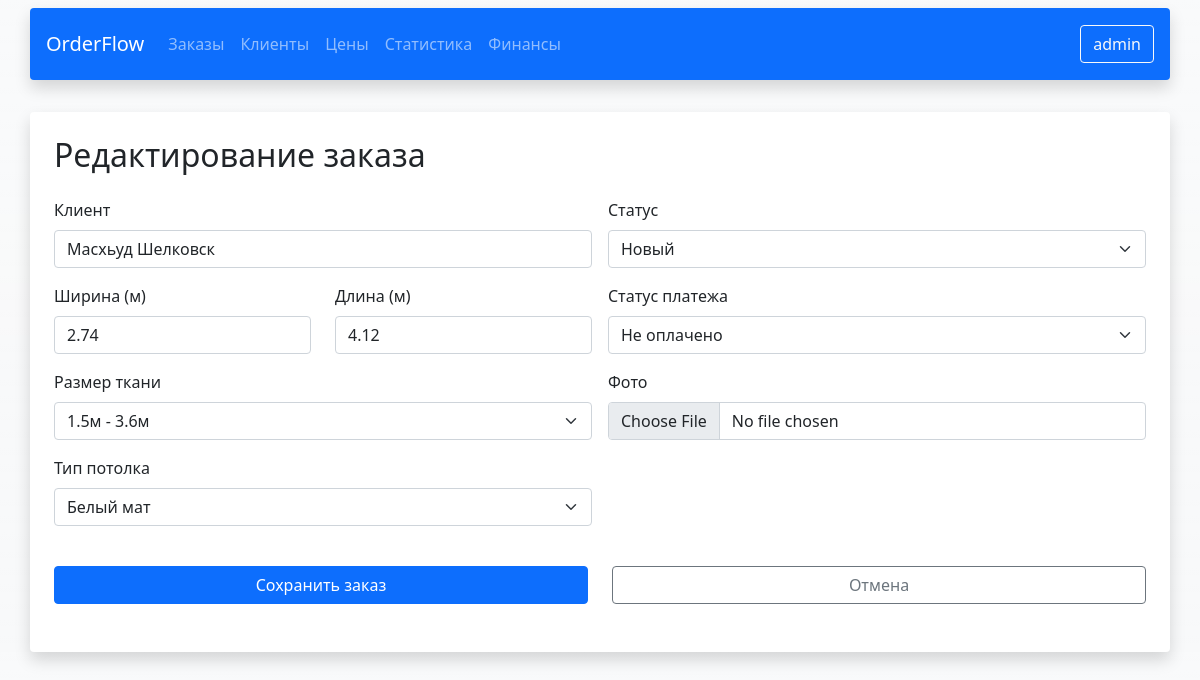
Screenshot of /orders/update/8/ (signed in) with the database file from the repository.
### users/models.py (models this page shows)
class User(AbstractUser):
    pass

### orders/models.py (models this page shows, shortened)
class Order(models.Model):
    FABRIC_SIZE_CHOICES = [
        ('short', '1.5м - 3.6м'),
        ('wide', '4.0м - 5.0м'),
        ('the widest', '5.8м'),
    ]
    CEILING_TYPE_CHOICES = [
        ('white mat', 'Белый мат'),
        ('colored mat', 'Цветной мат'),
        ('white gloss', 'Белый лак'),
        ('colored gloss', 'Цветной лак'),
        ('white sateen', 'Белый сатин'),
        ('colored sateen', 'Цветной сатин'),
        ('venice', 'Венеция'),
        ('sky', 'Небо'),
    ]
    STATUS_CHOICES = [
        ('new', 'Новый'),
        ('in_progress', 'В работе'),
        ('completed', 'Завершен'),
    ]
    PAYMENT_STATUS_CHOICES = [
        ('not paid', 'Не оплачено'),
        ('paid', 'Оплачено')
    ]
    customer = ForeignKey(to=Customer, on_delete=CASCADE, related_name='orders')
    order_date = models.DateTimeField(auto_now_add=True)
    width = models.DecimalField(max_digits=5, decimal_places=2)
    length = models.DecimalField(max_digits=5, decimal_places=2)
    fabric_size = models.CharField(max_length=10,choices=FABRIC_SIZE_CHOICES)
    ceiling_type = models.CharField(max_length=14, choices=CEILING_TYPE_CHOICES)
    photo = models.ImageField(upload_to='order_photos/', blank=True, null=True)
    status = models.CharField(max_length=20, choices=STATUS_CHOICES, default='new')
    payment_status = models.CharField(max_length=15, choices=PAYMENT_STATUS_CHOICES, default='not paid')
    user = ForeignKey(to=User, on_delete=CASCADE)
    completed_at = models.DateTimeField(null=True, blank=True)

### orders/views.py (the view)
# urls.py: path('orders/update/<int:order_id>/', update_order, name='update_order'),
@login_required
def update_order(request, order_id):
    order = get_object_or_404(Order, id=order_id, user=request.user)
    if request.method == 'POST':
        form = AddOrderForm(
            user=request.user,
            instance=order,
            data=request.POST,
            files=request.FILES,
        )
        if form.is_valid():
            form.save()
            return redirect('orders', customer_id=order.customer.id)
    else:
        form = AddOrderForm(user=request.user, instance=order)
    context = {'form': form, 'order': order}
    return render(request, 'orders/update_order.html', context)

### orders/models.py (called while the page is built)
    def __str__(self):
        return f'{self.full_name}'

### orders/templates/orders/update_order.html (shortened to what this page needs)
{% extends 'orders/base.html' %}
{% block content %}
<div class="container container bg-white rounded shadow mt-4 p-4">
    <h2 class="mb-4">{% if customer %}Редактировать заказ для {{ customer.full_name }}{% else %}Редактирование заказа{% endif %}</h2>
    <form action="{% url 'update_order' order.id %}" method="post" enctype="multipart/form-data" novalidate>
        <div class="row g-3">
            <div class="col-md-6">
                <div class="mb-3">
                    <label for="{{ form.customer.id_for_label }}" class="form-label">Клиент</label>
                    {{ form.customer }}
                </div>
                <div class="row">
                    <div class="col-md-6 mb-3">
                        <label for="{{ form.width.id_for_label }}" class="form-label">Ширина (м)</label>
                        {{ form.width }}
                    </div>
                    <div class="col-md-6 mb-3">
                        <label for="{{ form.length.id_for_label }}" class="form-label">Длина (м)</label>
                        {{ form.length }}
                    </div>
                </div>
                <div class="mb-3">
                    <label for="{{ form.fabric_size.id_for_label }}" class="form-label">Размер ткани</label>
                    {{ form.fabric_size }}
                </div>
                <div class="mb-3">
                    <label for="{{ form.ceiling_type.id_for_label }}" class="form-label">Тип потолка</label>
                    {{ form.ceiling_type }}
                </div>
            </div>
            <div class="col-md-6">
                <div class="mb-3">
                    <label for="{{ form.status.id_for_label }}" class="form-label">Статус</label>
                    {{ form.status }}
                </div>
                <div class="mb-3">
                    <label for="{{ form.payment_status.id_for_label }}" class="form-label">Статус платежа</label>
                    {{ form.payment_status }}
                </div>
                <div class="mb-3">
                    <label for="{{ form.photo.id_for_label }}" class="form-label">Фото</label>
                    {{ form.photo }}
                </div>
            </div>
        </div>
    <div class="row">
        <div class="col-12 col-md-6 col-lg-6 my-4">
            <button type="submit" class="btn btn-primary me-2 w-100 w-md-auto m-lg-auto">Сохранить заказ</button>
        </div>
        <div class="col-12 col-md-6 col-lg-6 my-md-4">
             <a href="{% if customer_id %}{% url 'orders' customer_id %}{% else %}{% url 'new_orders_all' %}{% endif %}"
               class="btn btn-outline-secondary w-100">
                Отмена
            </a>
        </div>
    </div>
    </form>
</div>
{% endblock %}

### orders/templates/orders/base.html (shortened to what this page needs)
{% load static %}
<!DOCTYPE html>
<html lang="ru">
<head>
    <link href="https://cdn.jsdelivr.net/npm/bootstrap@5.1.3/dist/css/bootstrap.min.css" rel="stylesheet">
</head>
<body class="bg-light bg-gradient">
<nav class="navbar navbar-expand-lg navbar-dark">
    <div class="container rounded shadow p-3 bg-primary" >
        <a class="navbar-brand" href="{% url 'welcome' %}">OrderFlow</a>
        <div class="collapse navbar-collapse" id="navbarNav">
            <ul class="navbar-nav me-auto">
                <li class="nav-item">
                    <a class="nav-link" href="{% url 'new_orders_all' %}">Заказы</a>
                </li>
                <li class="nav-item">
                    <a class="nav-link" href="{% url 'customers' %}">Клиенты</a>
                </li>
                <li class="nav-item">
                    <a class="nav-link" href="{% url 'price_settings' %}">Цены</a>
                </li>
                <li class="nav-item">
                    <a class="nav-link" href="{% url 'stats_dashboard' %}">Статистика</a>
                </li>
                <li class="nav-item">
                    <a class="nav-link" href="{% url 'finance' %}">Финансы</a>
                </li>
            </ul>
            <div class="d-flex">
                {% if user.is_authenticated %}
                    <a href="{% url 'profile' %}" class="btn btn-outline-light">{{ user.username }}</a>
                {% else %}
                    <a href="{% url 'login' %}" class="btn btn-outline-light me-2">Войти</a>
                    <a href="{% url 'registration' %}" class="btn btn-light">Регистрация</a>
                {% endif %}
            </div>
        </div>
    </div>
</nav>
{% block content %}
{% endblock %}
</body>
</html>

### rows the page displays
User: username "admin"
Order: customer "Масхьуд Шелковск", width "2.74", length "4.12", fabric_size "1.5м - 3.6м", ceiling_type "Белый мат", status "Новый", payment_status "Не оплачено"
